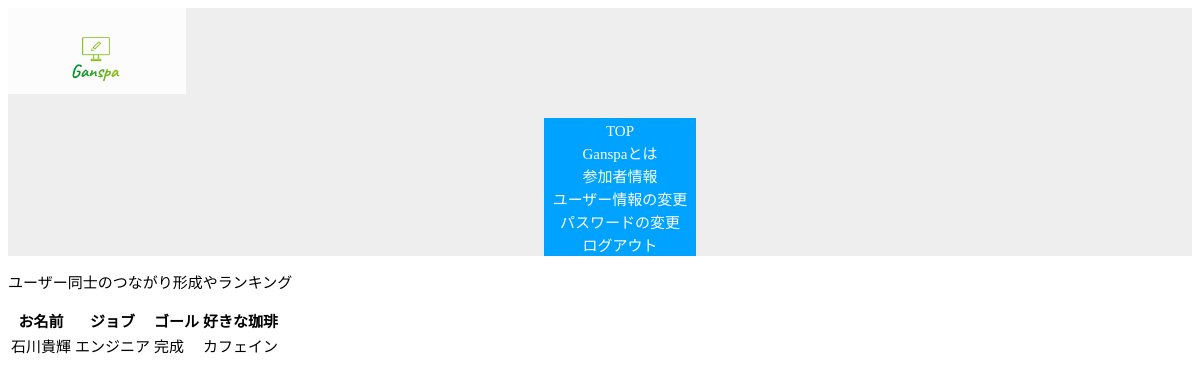
/Ganspa/users/, run on an earlier commit of the app's database.
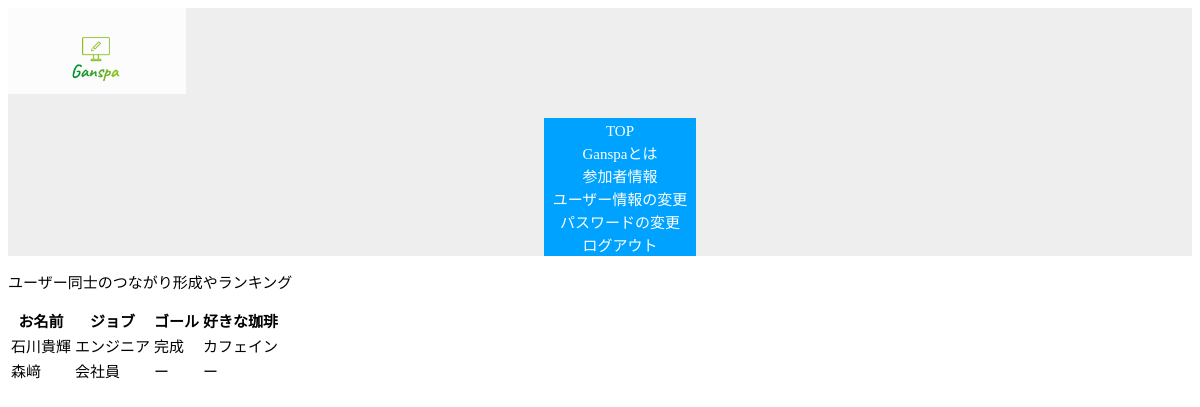
And on a later commit of the database.
### basefunction/models.py (models this page shows, shortened)
class Account(models.Model):
    user=models.OneToOneField(User,on_delete=models.CASCADE)
    goal=models.CharField(max_length=100)
    coffee=models.BooleanField(max_length=100)
    job=models.CharField(max_length=100)
    fullname=models.CharField(max_length=100)
    coffee_like=models.CharField(max_length=100)
    class Meta:
        verbose_name='ユーザー情報'
        verbose_name_plural='ユーザー情報'

### basefunction/views.py (the view)
# urls.py: path("users/",views.usersView.as_view(),name="users"),
class usersView(ListView):
        template_name = 'basefunction/users.html'
        model=Account
        context_object_name="ganspa_list"

### basefunction/templates/basefunction/users.html (shortened to what this page needs)
<!doctype html>
{% extends "basefunction/base.html" %}
{% load static %}
    {% block css %}
    <link rel="stylesheet" type="text/css" href="{% static 'basefunction/css/users.css' %}"/>
    {% endblock %}
    {% block content %}
    <p>ユーザー同士のつながり形成やランキング</p>
    <table class="table">
        <tr>
            <th>お名前</th>
            <th>ジョブ</th>
            <th>ゴール</th>
            <th>好きな珈琲</th>
        </tr>
    {% for item in ganspa_list %}
        <tr>
            <td>{{item.fullname}}</td>
            <td>{{item.job}}</td>
            <td>{{item.goal}}</td>
            <td>{{item.coffee_like}}</td>
        </tr>
    {% endfor %}
    </table>
    {% endblock %}

What changed in the data, as far as the page shows it:
added Account: fullname "森﨑", job "会社員", goal "ー", coffee_like "ー"
